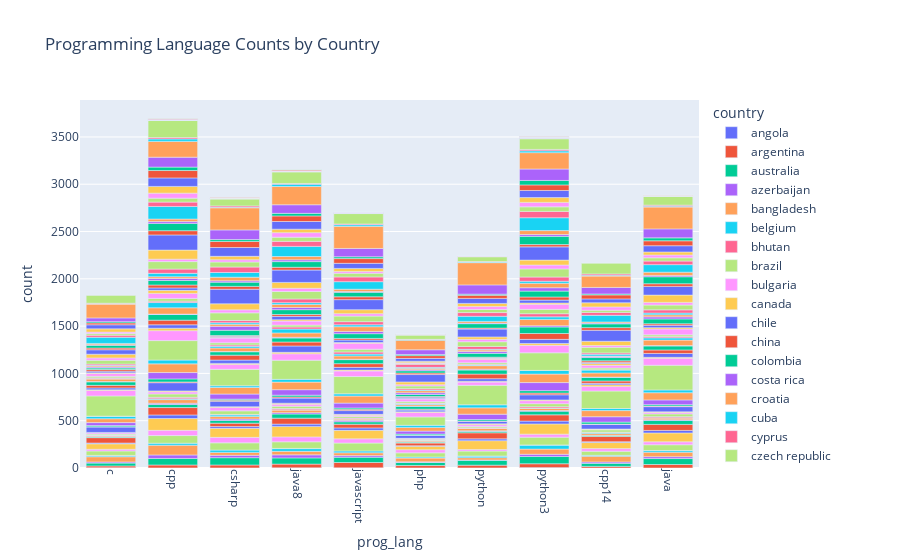

The code cell stored with this chart in its notebook:
### Code cell
fig2 = px.bar(lang_country_top_lang, x='prog_lang', y='count', color='country', title='Programming Language Counts by Country')
fig2.update_layout(xaxis_tickangle=90)
fig2.show()
